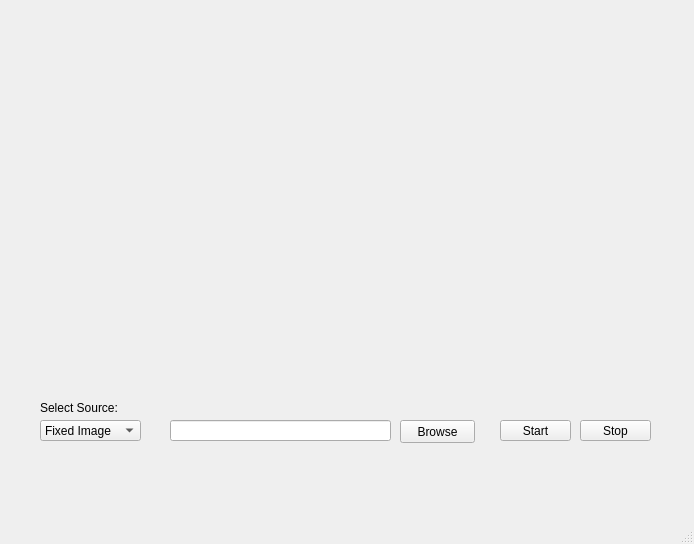
<?xml version="1.0" encoding="UTF-8"?>
<ui version="4.0">
 <class>MainWindow</class>
 <widget class="QMainWindow" name="MainWindow">
  <property name="geometry">
   <rect>
    <x>0</x>
    <y>0</y>
    <width>694</width>
    <height>544</height>
   </rect>
  </property>
  <property name="windowTitle">
   <string>Face Detection and Analysis</string>
  </property>
  <widget class="QWidget" name="centralwidget">
   <widget class="QComboBox" name="comboBox">
    <property name="geometry">
     <rect>
      <x>40</x>
      <y>420</y>
      <width>101</width>
      <height>21</height>
     </rect>
    </property>
    <item>
     <property name="text">
      <string>Fixed Image</string>
     </property>
    </item>
    <item>
     <property name="text">
      <string>Web Cam</string>
     </property>
    </item>
   </widget>
   <widget class="QPushButton" name="pushButton">
    <property name="geometry">
     <rect>
      <x>500</x>
      <y>420</y>
      <width>71</width>
      <height>21</height>
     </rect>
    </property>
    <property name="text">
     <string>Start</string>
    </property>
   </widget>
   <widget class="QPushButton" name="pushButton_2">
    <property name="geometry">
     <rect>
      <x>580</x>
      <y>420</y>
      <width>71</width>
      <height>21</height>
     </rect>
    </property>
    <property name="text">
     <string>Stop</string>
    </property>
   </widget>
   <widget class="QPushButton" name="pushButton_3">
    <property name="geometry">
     <rect>
      <x>400</x>
      <y>420</y>
      <width>75</width>
      <height>23</height>
     </rect>
    </property>
    <property name="text">
     <string>Browse</string>
    </property>
   </widget>
   <widget class="QLineEdit" name="lineEdit">
    <property name="geometry">
     <rect>
      <x>170</x>
      <y>420</y>
      <width>221</width>
      <height>21</height>
     </rect>
    </property>
   </widget>
   <widget class="QLabel" name="image_label">
    <property name="geometry">
     <rect>
      <x>60</x>
      <y>40</y>
      <width>571</width>
      <height>311</height>
     </rect>
    </property>
    <property name="text">
     <string/>
    </property>
   </widget>
   <widget class="QLabel" name="label_2">
    <property name="geometry">
     <rect>
      <x>40</x>
      <y>400</y>
      <width>111</width>
      <height>16</height>
     </rect>
    </property>
    <property name="text">
     <string>Select Source:</string>
    </property>
   </widget>
  </widget>
  <widget class="QMenuBar" name="menubar">
   <property name="geometry">
    <rect>
     <x>0</x>
     <y>0</y>
     <width>694</width>
     <height>21</height>
    </rect>
   </property>
  </widget>
  <widget class="QStatusBar" name="statusbar"/>
 </widget>
 <resources/>
 <connections/>
</ui>
